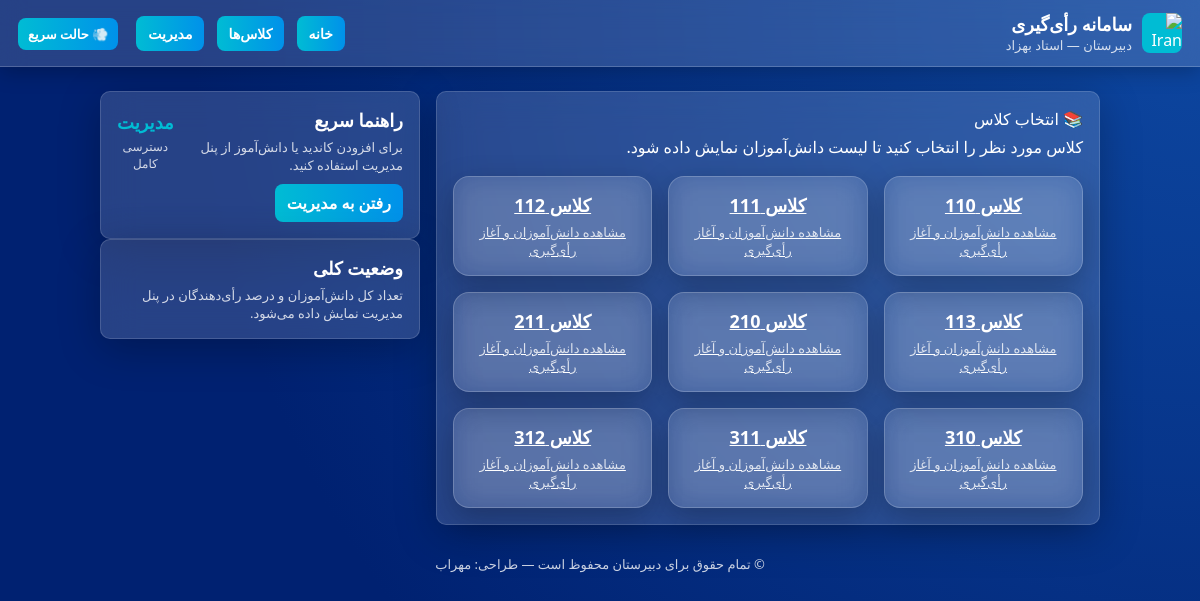
Page /classes on the committed database.
### tables this page shows
CREATE TABLE classes (
            id INTEGER PRIMARY KEY AUTOINCREMENT,
            name TEXT UNIQUE
        );

### app.py (the view)
@app.route("/classes")
def select_class():
    theme = session.get("theme", "glass")
    conn = connect_db()
    cur = conn.cursor()
    cur.execute("SELECT id, name FROM classes ORDER BY name")
    classes = cur.fetchall()
    conn.close()
    return render_template("select_class.html", classes=classes, theme=theme)

### app.py (called while the page is built)
def connect_db():
    return sqlite3.connect(DB)

### templates/select_class.html (shortened to what this page needs)
{% extends "base.html" %}
{% block content %}
<div class="card">
    <div class="hero-title">📚 انتخاب کلاس</div>
    <div class="hero-subtitle" style="margin-top:6px;">
        کلاس مورد نظر را انتخاب کنید تا لیست دانش‌آموزان نمایش داده شود.
    </div>
    <div class="grid-cards" style="margin-top:18px;">
        {% for c in classes %}
            <a href="{{ url_for('students_list', class_id=c[0]) }}" class="class-card">
                <div class="class-code">کلاس {{ c[1] }}</div>
                <div class="class-meta">مشاهده دانش‌آموزان و آغاز رأی‌گیری</div>
            </a>
        {% endfor %}
    </div>
</div>
{% endblock %}

### templates/base.html (style rules this page uses)
:root { --bg-start: #0d47a1; --bg-end: #002171; --card-glass: rgba(255,255,255,0.15); --accent: #00bcd4; --accent-hover: #26c6da; --white: #ffffff; --muted: rgba(255,255,255,0.8); }
* { box-sizing: border-box; margin:0; padding:0; font-family: Vazirmatn, system-ui, -apple-system, "Segoe UI", Roboto, Arial; }
body.theme-glass { background: radial-gradient(circle at top right, var(--bg-start), var(--bg-end) 70%); color: var(--white); -webkit-font-smoothing: antialiased; min-height: 100vh; }
body.theme-glass .card { background: var(--card-glass); backdrop-filter: blur(18px); box-shadow: 0 10px 40px rgba(0,0,0,0.25); border: 1px solid rgba(255,255,255,0.15); transition: all 0.4s ease; }
.card { border-radius: 10px; padding: 16px; }

### templates/select_class.html (style rules this page uses)
.grid-cards { display: grid; grid-template-columns: repeat(auto-fit, minmax(160px, 1fr)); gap: 16px; }
.class-card { background: rgba(255,255,255,0.1); backdrop-filter: blur(15px); border: 1px solid rgba(255,255,255,0.2); border-radius: 16px; padding: 16px; text-align: center; color: white; box-shadow: 0 10px 30px rgba(0,0,0,0.25); transition: transform 0.3s ease, box-shadow 0.3s ease; display: flex; flex-direction: column; justify-content: center; min-height: 100px; }
.class-code { font-size: 18px; font-weight: 700; }
.class-meta { font-size: 13px; margin-top: 6px; color: var(--muted); }

### rows in the picture
classes: name "110"
classes: name "111"
classes: name "112"
classes: name "113"
classes: name "210"
classes: name "211"
classes: name "310"
classes: name "311"
classes: name "312"
